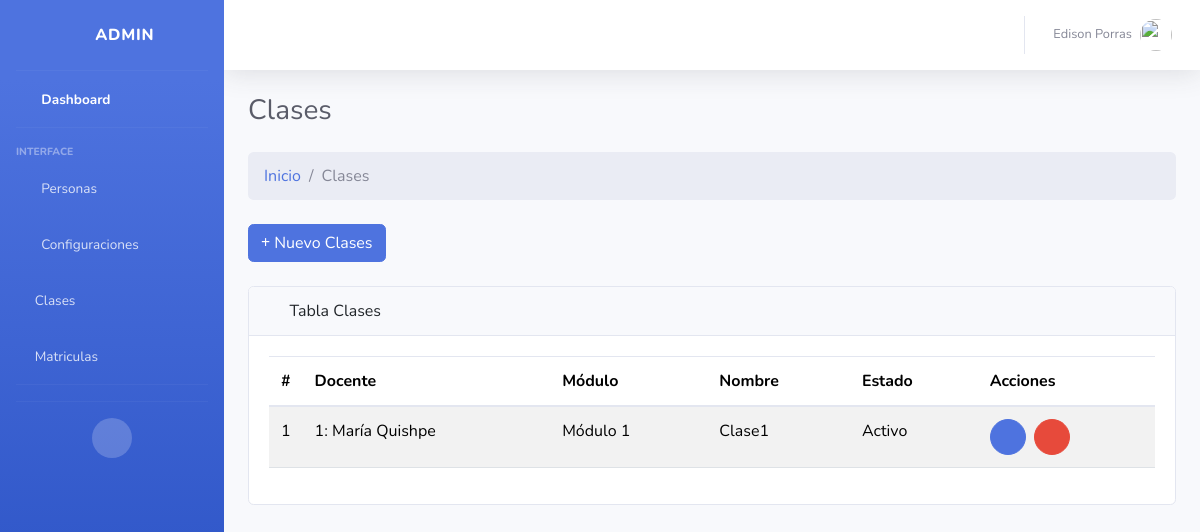
Screenshot of /clase/ (signed in) with the database file from the repository.
### Aplicaciones/core/models.py (models this page shows, shortened)
class Clases (models.Model):
    cla_id = models.AutoField(primary_key=True)
    fk_docente = models.ForeignKey(Docentes,verbose_name='Docente',on_delete=models.CASCADE)
    fk_modulo = models.ForeignKey(Modulos,verbose_name='Modulo',on_delete=models.CASCADE)
    cla_nombre = models.CharField(max_length=100,null=False,verbose_name="Clase:")
    cla_estado = models.BooleanField(default=True,verbose_name='Estado:')
    cla_fecha_creacion = models.DateTimeField(auto_now_add=True,verbose_name='Creado el:')
    cla_fecha_actualizacion = models.DateTimeField(auto_now=True,verbose_name='Actualizado el:')

class Docentes(models.Model):
    doc_id = models.AutoField(primary_key=True)
    fk_id_persona = models.ForeignKey(Personas,verbose_name='Persona',on_delete=models.CASCADE)
    doc_cargo = models.CharField(max_length=100,default="Null",null=False,verbose_name="Cargo:")
    doc_fotografia = models.ImageField(upload_to='docentes/',default=None,verbose_name="Fotografía:")
    doc_estado = models.BooleanField(default=True,verbose_name='Estado:')
    def __str__(self):
        return f"{self.doc_id}: {self.fk_id_persona.fk_id_usuario.first_name} {self.fk_id_persona.fk_id_usuario.last_name}"

class Personas(models.Model):
    per_id = models.AutoField(primary_key=True)
    fk_id_usuario = models.ForeignKey(User,verbose_name='Usuario',on_delete=models.CASCADE)
    per_segundo_nombre = models.CharField(max_length=50,default="Null",null=False,verbose_name="Segundo nombre:")
    per_segundo_apellido = models.CharField(max_length=50,default="Null",null=False,verbose_name="Segundo apellido:")
    per_fecha_nacimiento = models.DateField(
    null=True,          # permite guardar NULL en la base de datos
    blank=True,         # permite dejarlo en blanco en formularios
    verbose_name="Fecha de nacimiento:"
)
    per_cedula = models.CharField(max_length=15,default="Null",null=False,verbose_name="Cédula:")
    per_telefono = models.CharField(max_length=15,default="Null",null=True,verbose_name="Teléfono:")
    per_fecha_actualizacion = models.DateTimeField(auto_now=True,verbose_name='Actualizado el:')

class Modulos(models.Model):
    mod_id = models.AutoField(primary_key=True)
    mod_nombre = models.CharField(max_length=50,null=False,unique=True,verbose_name="Nombre del modulo:")
    mod_descripcion = models.CharField(max_length=100,null=False,verbose_name="Descripción del modulo:")
    mod_estado = models.BooleanField(default=True,verbose_name='Estado:')
    mod_fecha_creacion = models.DateTimeField(auto_now_add=True,verbose_name='Creado el:')
    mod_fecha_actualizacion = models.DateTimeField(auto_now=True,verbose_name='Actualizado el:')
    def __str__(self):
        return f"{self.mod_id}: {self.mod_nombre}"

### Aplicaciones/core/views/crud_clase_views.py (the view, shortened to what this page needs)
# urls.py: path('', loguin_views.index, name='loguin_index'),
@admin_required
def index(request):
    clases = Clases.objects.all()
    form = ClasesForm()
    docentes = Docentes.objects.filter(doc_estado=True)
    modulos = Modulos.objects.filter(mod_estado=True)
    clase_a_editar = None  # Para usar si queremos reabrir el modal con errores
    form_editar = None
    return render(request, 'clases/Index.html', {
        'clases': clases,
        'form': form,
        'docentes': docentes,
        'modulos': modulos,
        'form_editar': form_editar,
        'clase_a_editar': clase_a_editar,
    })

### Aplicaciones/core/context_processors.py (called while the page is built, shortened)
def foto_perfil_usuario(request):
    if request.user.is_authenticated:
        try:
            persona = Personas.objects.get(fk_id_usuario=request.user)
        except Personas.DoesNotExist:
            return {'foto_perfil': None}
    return {'foto_perfil': None}

### Aplicaciones/core/templates/clases/Index.html (shortened to what this page needs)
{% extends "plantillas/MasterAdmin.html" %}
{% load static %}
{% block content %}
<div class="container-fluid ">
    <div class="d-sm-flex align-items-center justify-content-between mb-4">
        <h1 class="h3 mb-0 text-gray-800">Clases</h1>
    </div>
    <ol class="breadcrumb mb-4">
        <li class="breadcrumb-item"><a href="{% url 'core_admin' %}">Inicio</a></li>
        <li class="breadcrumb-item active">Clases</li>
    </ol>
    <div class="mb-4">
        <a href="#" class="btn btn-primary" type="button" data-bs-toggle="modal" data-bs-target="#modalCrear"><i
                class="fas fa-plus"></i> Nuevo
            Clases</a>
    </div>
    <div class="card mb-4">
        <div class="card-header">
            <i class="fas fa-table me-1"></i>
            Tabla Clases
        </div>
        <div class="card-body">
            <div class="table-responsive">
                <table class="table table-striped" id="tbl-admin" width="100%" cellspacing="0">
                    <thead>
                        <tr>
                            <th style="width: 1%;">#</th>
                            <th>Docente</th>
                            <th>Módulo</th>
                            <th>Nombre</th>
                            <th>Estado</th>
                            <th>Acciones</th>
                        </tr>
                    </thead>
                    <tbody>
                        {% for clase in clases %}
                            <tr>
                                <td>{{ forloop.counter }}</td>
                                <td>
                                    {{ clase.fk_docente }}
                                <td>{{ clase.fk_modulo.mod_nombre }}</td>
                                <td>{{ clase.cla_nombre }}</td>
                                <td>
                                    {% if clase.cla_estado %}
                                        Activo
                                    {% else %}
                                        Inactivo
                                    {% endif %}
                                </td>
                                <td>
                                    <div class="d-flex gap-2">
                                        <a href="#" class="btn btn-sm btn-primary rounded-circle d-flex align-items-center justify-content-center"
                                            style="width: 36px; height: 36px;" data-bs-toggle="modal" data-bs-target="#modalEditar{{ clase.cla_id }}"><i
                                                class="fas fa-edit"></i></a>
                                        <a href="#" class="btn btn-sm btn-danger rounded-circle d-flex align-items-center justify-content-center"
                                            style="width: 36px; height: 36px;" data-bs-toggle="modal" data-bs-target="#modalEliminar{{ clase.cla_id }}"><i
                                                class="fas fa-trash"></i></a>
                                    </div>
                                </td>
                            </tr>
                        {% empty %}
                        <tr>
                            <td colspan="4">No hay Clases registradas.</td>
                        </tr>
                        {% endfor %}
                    </tbody>
                </div>
            </div>
        </div>
    </div>
</div>
{% endblock %}

### Aplicaciones/core/templates/plantillas/MasterAdmin.html (shortened to what this page needs)
{% load static %}
<!DOCTYPE html>
<html lang="es">
  <head>
    <link href="{% static 'vendor/fontawesome-free/css/all.min.css'%}" rel="stylesheet" type="text/css" />
    <link rel="stylesheet" href="{% static 'css/bootstrap.min.css' %}" />
    <link href="{% static 'vendor/bootstrap-select/css/bootstrap-select.min.css' %}" rel="stylesheet">
    <link href="{% static 'css/sb-admin-2.min.css' %}" rel="stylesheet" />
  </head>
  <body id="page-top">
    <div id="wrapper">
      <ul class="navbar-nav bg-gradient-primary sidebar sidebar-dark accordion" id="accordionSidebar">
        <a class="sidebar-brand d-flex align-items-center justify-content-center" href="{% url 'core_admin' %}">
          <div class="sidebar-brand-icon rotate-n-15">
            <i class="fas fa-laugh-wink"></i>
          </div>
          <div class="sidebar-brand-text mx-3">
            Admin
          </div>
        </a>
        <hr class="sidebar-divider my-0" />
        <li class="nav-item active">
          <a class="nav-link" href="{% url 'core_admin' %}">
            <i class="fas fa-fw fa-tachometer-alt"></i>
            <span>Dashboard</span>
          </a>
        </li>
        <hr class="sidebar-divider" />
        <div class="sidebar-heading">Interface</div>
        <li class="nav-item">
          <a class="nav-link collapsed" href="#" data-toggle="collapse" data-target="#collapseTwo" aria-expanded="true" aria-controls="collapseTwo">
            <i class="fas fa-fw fa-users"></i>
            <span>Personas</span>
          </a>
        </li>
        <li class="nav-item">
          <a class="nav-link collapsed" href="#" data-toggle="collapse" data-target="#collapseUtilities" aria-expanded="true" aria-controls="collapseUtilities">
            <i class="fas fa-fw fa-wrench"></i>
            <span>Configuraciones</span>
          </a>
        </li>
        <li class="nav-item">
          <a class="nav-link" href="{% url 'clase_index' %}">
            <i class="fa-solid fa-chalkboard-user"></i>
            <span>Clases</span>
          </a>
        </li>
         <li class="nav-item">
          <a class="nav-link" href="{% url 'matricula_index'%}">
            <i class="fa-solid fa-file"></i>
            <span>Matriculas</span>
          </a>
        </li>
        <hr class="sidebar-divider" />
        <hr class="sidebar-divider d-none d-md-block" />
        <div class="text-center d-none d-md-inline">
          <button class="rounded-circle border-0" id="sidebarToggle"></button>
        </div>
      </ul>
      <div id="content-wrapper" class="d-flex flex-column">
        <div id="content">
          <nav class="navbar navbar-expand navbar-light bg-white topbar mb-4 static-top shadow">
            <ul class="navbar-nav ml-auto">
              <li class="nav-item dropdown no-arrow">
                <a class="nav-link dropdown-toggle" href="#" id="userDropdown" role="button" data-toggle="dropdown" aria-haspopup="true" aria-expanded="false">
                  <span class="mr-2 d-none d-lg-inline text-gray-600 small">{{ user.first_name }} {{ user.last_name }}</span>
                  <img class="img-profile rounded-circle" src="{{ foto_perfil }}" onerror="this.onerror=null;this.src='{% static 'img/undraw_profile.svg' %}';" />
                </a>
              </li>
            </ul>
          </nav>
            {% block content %}
            {% endblock %}
          </div>
        </div>
  </body>
</html>

### rows the page displays
Clases: fk_docente "1: María Quishpe", fk_modulo.mod_nombre "Módulo 1", cla_nombre "Clase1", cla_estado "Activo"

### other values shown
{{ user.first_name }} "Edison"
{{ user.last_name }} "Porras"
